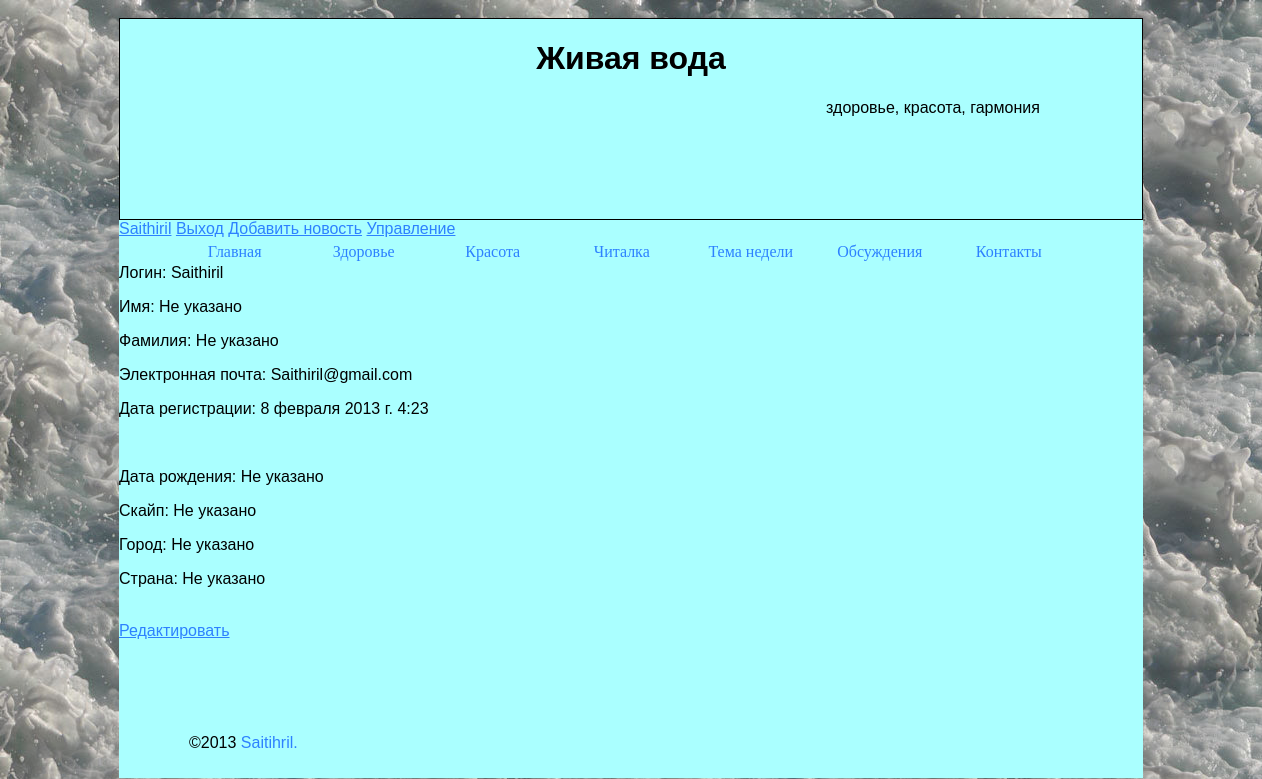
Screenshot of /user/info/ (signed in) with the database file from the repository.
### lv_user/models.py (models this page shows)
class LVUser(models.Model):
	user = models.OneToOneField(User, primary_key=True)
	date_of_birth = models.DateField(blank=True, null=True)
	skype = models.CharField(blank=True, null=True, max_length = 30, verbose_name='скайп')
	city = models.CharField(blank=True, null=True, max_length = 30, verbose_name='город')
	country = models.CharField(blank=True, null=True, max_length = 30, verbose_name='страна')

### LivinWater/views.py (the view)
# urls.py: url(r'^user/info/$', 'LivinWater.views.user_info'),
def user_info(request):
	if not request.user.is_authenticated():
		return HttpResponseRedirect("/auth")
	try:
		lv_user = LVUser.objects.get(user=request.user)
	except (LVUser.DoesNotExist):
		lv_user = LVUser(user=request.user)
		lv_user.save()
	return render_to_response('user_info.html', {'lv_user':lv_user}, context_instance = RequestContext(request))

### templates/user_info.html
﻿{% extends "base_site.html" %}
{% block center %}
	<p>Логин: {{ user.username }}</p>
	<p>Имя: {{ user.first_name|default:"Не указано" }}</p>
	<p>Фамилия: {{ user.first_name|default:"Не указано" }}</p>
	<p>Электронная почта: {{ user.email }}</p>
	<p>Дата регистрации: {{ user.date_joined }}</p>
	<br/>
	<p>Дата рождения: {{ lv_user.date_of_birth|default:"Не указано" }}</p>
	<p>Скайп: {{ lv_user.skype|default:"Не указано" }}</p>
	<p>Город: {{ lv_user.city|default:"Не указано" }}</p>
	<p>Страна: {{ lv_user.country|default:"Не указано" }}</p>
	<br/>
	<a href="/user/edit">Редактировать</a>
{% endblock %}

### templates/base_site.html
﻿{% extends "base.html" %}
{% block header %}
	<h1>Живая вода</h1>
	<div id='slogan'>здоровье, красота, гармония</div>
{% endblock %}
{% block navigate %}
				<div><a href='/home'>Главная</a></div>
				<div><a href='/news/'>Здоровье</a></div>
				<div><a href='#'>Красота</a></div>
				<div><a href='#'>Читалка</a></div>
				<div><a href='#'>Тема недели</a></div>
				<div><a href='#'>Обсуждения</a></div>
				<div><a href='#'>Контакты</a></div>
{% endblock %}
{% block auth %}
	{% if user.is_authenticated %}
		<div id='auth'>
			<a href="/user/info">{{ user.username }}</a>
			<a href="/logout">Выход</a>
			{% if perms.news.can_topic_change %}
				<a href="/news/add">Добавить новость</a>
			{% endif %}
			{% if user.is_staff %}
				<a href="/manage">Управление</a>
			{% endif %}
		</div>
	{% else %}
		<div id='login'>
			<a href="/auth">Войти</a>
			<a href="/registration">Зарегистрироваться</a>
		</div>
	{% endif %}
{% endblock %}

### templates/base.html (shortened to what this page needs)
﻿<!DOCTYPE html PUBLIC "-//W3C//DTD XHTML 1.1//EN" "http://www.w3.org/TR/xhtml11/DTD/xhtml11.dtd">
<html>
	<head>
		<link rel="stylesheet" type="text/css" href={% block css_file %}"/media/css/style.css"{% endblock %}/>
	</head>
	<body>
		<div id="ev_bg"><div id="content">
			<div id=header>
				{% block header %}{% endblock %}
			</div>
			<div id=auth>
				{% block auth %}{% endblock %}
			</div>
			<div id=navigate>
				{% block navigate %}{% endblock %}
			</div>
			<div id=center>
				{% block center %}{% endblock %}
			</div>
			<div id="footer">
				<p>©2013 <span class="name">Saitihril<span>. </p>
			</div>
		</div></div>
	</body>
</html>

### media/css/style.css (style rules this page uses)
body, html { height: 100%; position:relative; margin:0px; padding:0px; text-align: center; position: relative; font-family: Arial; background:url(/media/img/1123.jpg) #0a181b repeat; }
span { font-family: Arial; }
a:link { color: #2D81FF; }
#ev_bg { width: 1024px; min-height: 95%; margin: 0 auto; padding-top: 0px; text-align: left; clear: both; position: relative; background: #AAFFFF; }
#content { overflow-x: hidden; }
#header { text-align: center; clear: both; height: 200px; border: solid 1px black; }
#slogan { margin: 10px 10%; text-align: right; }
#navigate { text-align:center; padding: 5px 5%; }
#navigate div { float:left; width: 14%; }
#navigate a { display: block; text-decoration: none; font-family: fantasy; }
#center { clear: both; }
#footer { position: absolute; padding: 10px 70px; clear: both; bottom: 0px; width: 100%; }
#footer .name { color: #2D81FF; }

### rows the page displays
LVUser: date_of_birth "Не указано", skype "Не указано", city "Не указано", country "Не указано"

### other values shown
{{ user.username }} "Saithiril"
{{ user.first_name|default:"Не указано" }} "Не указано"
{{ user.email }} "Saithiril@gmail.com"
{{ user.date_joined }} "8 февраля 2013 г. 4:23"
